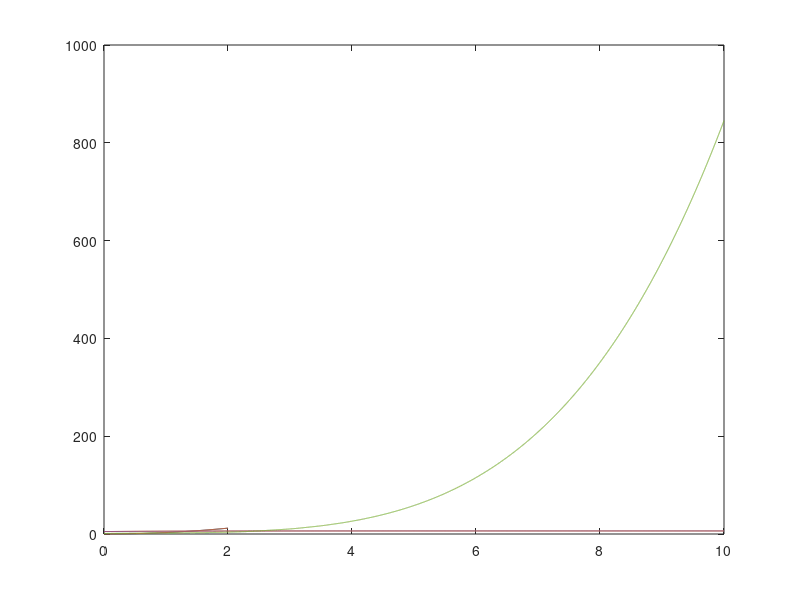

The MATLAB source for this figure: (Note: this script raises an error after producing the figure.)
%%
x = 0:0.01:2;
y = x.^3;
answ = 3*x.^2;
h = 1e-2;
dy = zeros();
for i = 2:length(x-1)
    dy(i) = (y(i) - y(i-1))/h;
end
plot(x, dy);
hold on;
plot(x,answ);
%% diffur 1 poryadka
x = 0:0.01:10;
answ = 2 * atan(tan(5/2)*exp(-x))+2*pi;
y(1) = 5;
h = 1e-2;
for i = 2 : length(x - 1)
    y(i) = y(i-1)-h*sin(y(i-1));
end 

plot(x, y);
hold on;
plot(x,answ);
%% diffur 2 poryadka
x = 0:0.001:10;
h = 1e-3;
y(1) = 1;
y(2) = y(1)+2*h;

for i = 2 : length(x) - 1
    y(i+1) = (h^2)*(((x(i))^2) - cos(x(i)*y(i))) - h*(sin(y(i))) * (y(i)-y(i-1)) + 2*y(i) - y(i-1);    
end
plot(x, y);
hold on;
%% y" + sin(x) * y' + y * cos(x) = sin(x)
h = 0.01;
x = 0:h:1;
b = zeros();
f = zeros();
c = zeros();
a = zeros();
y(1) = 1;
y(length(x)) = 2;

b(1) = (-2/h^2)+(sin(x(1))/h)+cos(x(1));
c(1) = 1/h^2;
a(1) = (1/h^2)-(sin(x(1))/h);
f(1) = sin(x(1))-y(1)/h^2+y(1)*sin(x(1))/h;

for i = 2 : length(x) - 2
    
    b(i) = (-2/h^2)+(sin(x(i))/h)+cos(x(i));
    c(i) = 1/h^2;
    a(i) = (1/h^2)-(sin(x(i))/h);
    f(i) = sin(x(i));
end

b(length(x)-1) = (-2/h^2)+(sin(x(length(x)-1))/h)+cos(x(length(x)-1));
c(length(x)-1) = 1/h^2;
a(length(x)-1) = (1/h^2)-(sin(x(length(x)-1))/h);
f(length(x)-1) = sin(x(length(x)-1))-2/h^2;

n = length(f);
beta = zeros(n-1, 1);
alpha = zeros(n-1, 1);

beta(1) = f(1)/b(1);
alpha(1) = -c(1)/b(1);

for i = 2 : n-1
    alpha(i) = -c(i)/(a(i)*alpha(i-1)+b(i));
    beta(i) = (f(i) - a(i)*beta(i-1))/(a(i)*alpha(i-1)+b(i));
end

y(n) = (f(n)-a(n)*beta(n-1))/(a(n)*alpha(n-1)+b(n));

for i = n-1:-1:2
    y(i) = alpha(i)*y(i+1)+beta(i);
end
plot(x, y);